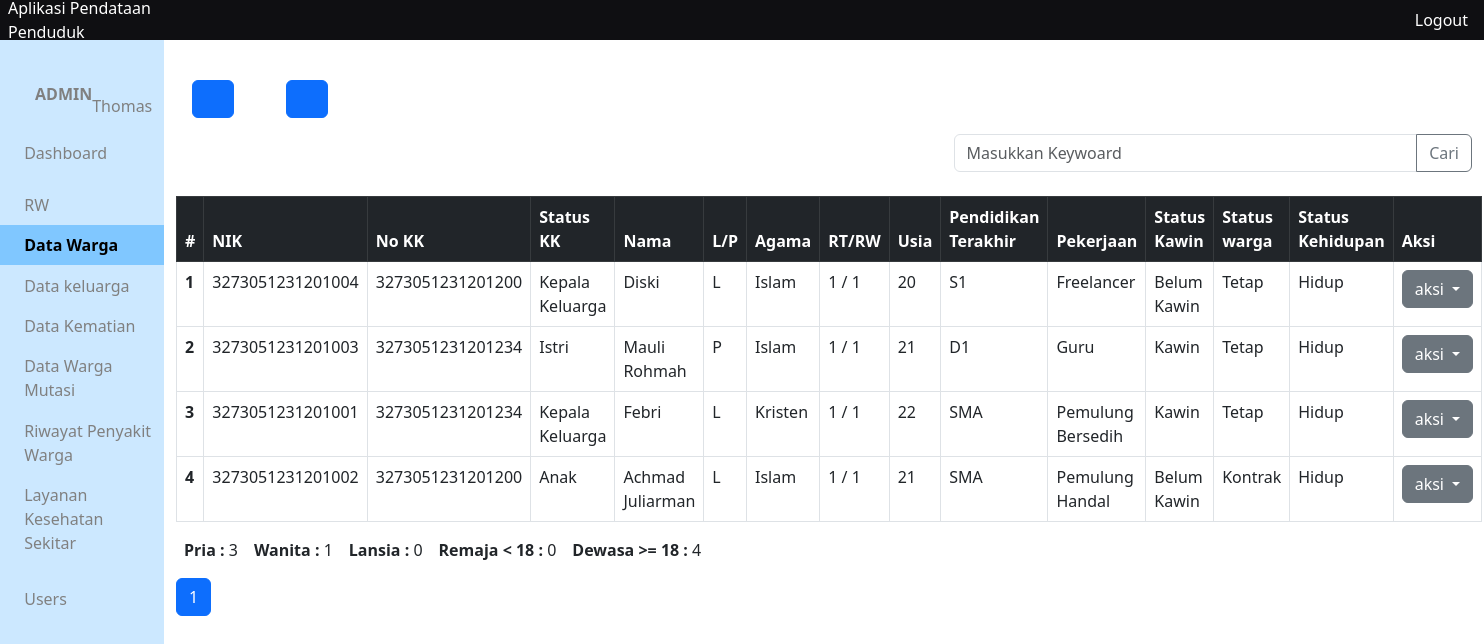
Page /app/views/warga/ (signed in) on the earlier database version.
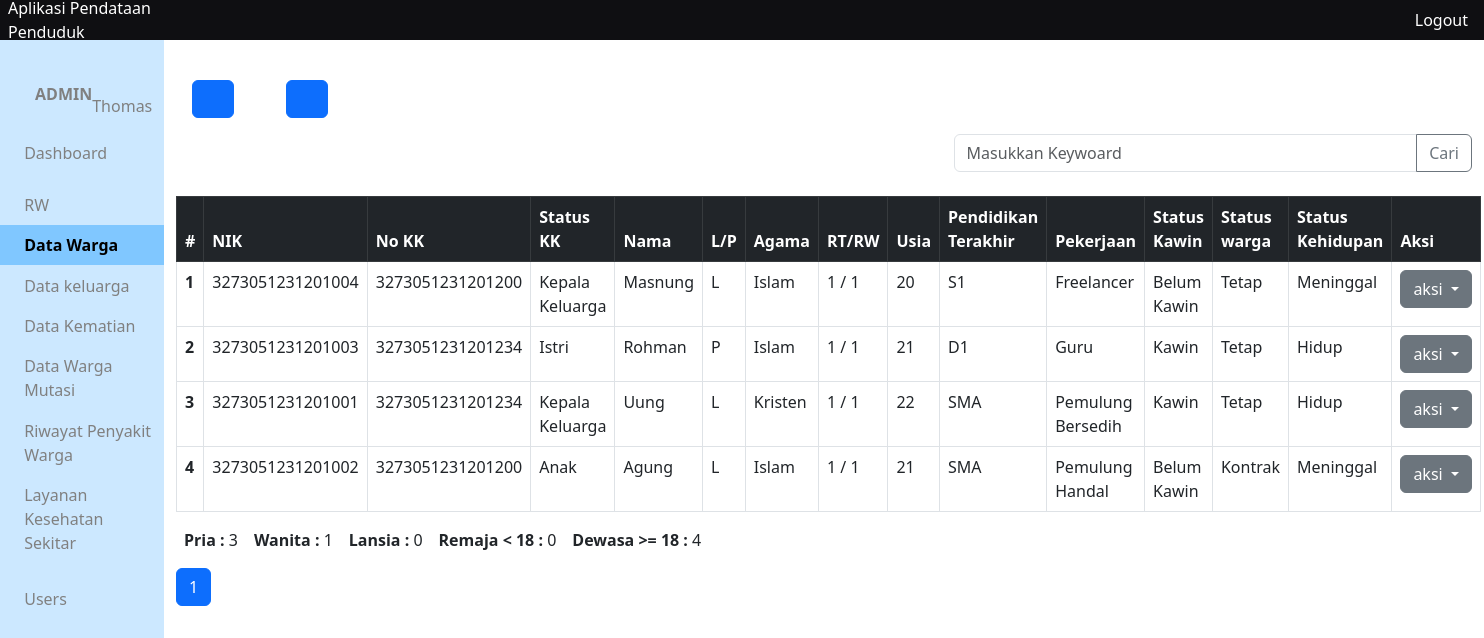
Same page on the later database version.
### tables this page shows
CREATE TABLE `warga` (
  `nik_warga` varchar(16) NOT NULL,
  `no_kk` varchar(16) DEFAULT NULL,
  `status_kk` varchar(50) DEFAULT NULL,
  `nama_warga` varchar(300) DEFAULT NULL,
  `tempat_lahir` varchar(300) DEFAULT NULL,
  `tanggal_lahir` date DEFAULT NULL,
  `alamat_ktp` varchar(300) DEFAULT NULL,
  `alamat_tinggal` varchar(300) DEFAULT NULL,
  `no_rt` int(10) DEFAULT NULL,
  `no_rw` int(10) DEFAULT NULL,
  `agama` varchar(50) DEFAULT NULL,
  `pendidikan_terakhir` varchar(20) DEFAULT NULL,
  `pekerjaan` varchar(200) DEFAULT NULL,
  `jenis_kelamin` char(1) DEFAULT NULL,
  `status_perkawinan` varchar(15) DEFAULT NULL,
  `status_warga` varchar(10) DEFAULT NULL,
  `status_kehidupan` varchar(10) DEFAULT NULL,
  `kewarganegaraan` varchar(10) DEFAULT NULL,
  `gol_darah` char(2) DEFAULT NULL,
  `kontak` varchar(15) DEFAULT NULL,
  `id_adder` int(10) DEFAULT NULL,
  `id_updater` int(10) DEFAULT NULL,
  `created_at` timestamp NULL DEFAULT current_timestamp(),
  `updated_at` timestamp NULL DEFAULT current_timestamp()
);

### app/functions/warga/function-crud.php (called while the page is built, shortened)
<?php
require_once __DIR__."/../main-function.php";
function getAllWarga(){
	$query = "SELECT *, TIMESTAMPDIFF(YEAR, tanggal_lahir, CURDATE()) AS usia FROM warga ORDER BY created_at DESC";
	return query($query);
}
function getAllWargaPaginated($mulaiDari, $jumlahTampil){
	$query = "SELECT *, TIMESTAMPDIFF(YEAR, tanggal_lahir, CURDATE()) AS usia FROM warga ORDER BY created_at DESC LIMIT $mulaiDari, $jumlahTampil";
	return query($query);
}
function getJumlahLansia(){
	$query = "SELECT COUNT(nik_warga) as jumlah FROM warga WHERE TIMESTAMPDIFF(YEAR, tanggal_lahir, CURDATE()) >= 60 ORDER BY created_at DESC";
	return query($query)[0]['jumlah'];
}
function getJumlahDewasa(){
	$query = "SELECT COUNT(nik_warga) as jumlah FROM warga WHERE TIMESTAMPDIFF(YEAR, tanggal_lahir, CURDATE()) >= 18 ORDER BY created_at DESC";
	return query($query)[0]['jumlah'];
}
function getJumlahRemaja(){
	$query = "SELECT COUNT(nik_warga) as jumlah FROM warga WHERE TIMESTAMPDIFF(YEAR, tanggal_lahir, CURDATE()) < 18 ORDER BY created_at DESC";
	return query($query)[0]['jumlah'];
}
function getJumlahPria(){
	$query = "SELECT COUNT(nik_warga) as jumlah FROM warga WHERE jenis_kelamin = 'L' ORDER BY created_at DESC";
	return query($query)[0]['jumlah'];
}
function getJumlahWanita(){
	$query = "SELECT COUNT(nik_warga) as jumlah FROM warga WHERE jenis_kelamin = 'P' ORDER BY created_at DESC";
	return query($query)[0]['jumlah'];
}
?>

### app/functions/main-function.php (called while the page is built, shortened)
<?php
$conn = mysqli_connect("localhost", "root", '', "data_penduduk");
function query($query)
{
	global $conn;
	$result = mysqli_query($conn, $query);
	$rows = [];
		while( $row = mysqli_fetch_assoc($result) ) {
			$rows[] = $row;
		}
	return $rows;
}

### app/views/warga/index.php (the view, shortened to what this page needs)
<?php include_once '../layouts/header.php' ?>
<?php include_once '../layouts/side-bar.php' ?>
<div class="container">
<?php include_once '../layouts/menu.php' ?>
<?php include_once '../layouts/form-cari.php'?>
<table class="table table-hover table-bordered mt-2">
  <thead>
    <tr class="table-dark">
      <th scope="col">#</th>
      <th scope="col">NIK</th>
      <th scope="col">No KK</th>
      <th scope="col">Status KK</th>
      <th scope="col">Nama</th>
      <th scope="col">L/P</th>
      <th scope="col">Agama</th>
      <th scope="col">RT/RW</th>
      <th scope="col">Usia</th>
      <th scope="col">Pendidikan Terakhir</th>
      <th scope="col">Pekerjaan</th>
      <th scope="col">Status Kawin</th>
      <th scope="col">Status warga</th>
      <th scope="col">Status Kehidupan</th>
      <th scope="col">Aksi</th>
    </tr>
  </thead>
  <tbody>
  	<?php $no = 1; ?>
  	<?php
		$jumlahData = count(getAllWarga());
		$jumlahDataPerhalaman = 8;
		$jumlahHalaman = ceil($jumlahData / $jumlahDataPerhalaman);
		$halamanAktif = ( isset($_GET['page']) ? $halamanAktif = $_GET['page'] : $halamanAktif = 1);
		$mulaiDari = ($halamanAktif * $jumlahDataPerhalaman) - $jumlahDataPerhalaman;
		$warga_all = getAllWargaPaginated($mulaiDari, $jumlahDataPerhalaman);
	?>
  	<?php foreach ($warga_all as $w) { ?>
    <tr>
      <th scope="row"><?= $no++; ?></th>
      <td><?= $w['nik_warga'] ?></td>
      <td><?= $w['no_kk'] ?></td>
      <td><?= $w['status_kk'] ?></td>
      <td><?= $w['nama_warga'] ?></td>
      <td><?= $w['jenis_kelamin'] ?></td>
      <td><?= $w['agama'] ?></td>
      <td><?= $w['no_rt'] ?> / <?= $w['no_rw'] ?></td>
      <td><?= $w['usia'] ?></td>
      <td><?= $w['pendidikan_terakhir'] ?></td>
      <td><?= $w['pekerjaan'] ?></td>
      <td><?= $w['status_perkawinan'] ?></td>
      <td><?= $w['status_warga'] ?></td>
      <td><?= $w['status_kehidupan'] ?></td>
      <td>
      	<div class="dropdown">
		  <button class="btn btn-secondary dropdown-toggle" type="button" data-bs-toggle="dropdown" aria-expanded="false">
		    aksi
		  </button>
		</div>
      </td>
    </tr>
    <?php } ?>
</table>
<div class="data-jumlah-warga d-flex">
	<p class="mx-2"><b>Pria :</b> <?= getJumlahPria(); ?> </p>
	<p class="mx-2"><b>Wanita :</b> <?= getJumlahWanita(); ?> </p>
	<p class="mx-2"><b>Lansia :</b> <?= getJumlahLansia(); ?> </p>
	<p class="mx-2"><b>Remaja < 18 :</b> <?= getJumlahRemaja(); ?> </p>
	<p class="mx-2"><b>Dewasa >= 18 :</b> <?= getJumlahDewasa(); ?> </p>
</div>
<nav aria-label="Page navigation example">
  <ul class="pagination">
    <?php for($i=1; $i <= $jumlahHalaman; $i++) : ?>
    	<li class="page-item">
    		<?php if ($halamanAktif == $i) : ?>
    			<a class="page-link active" href="?page=<?= $i ?>"><?= $i ?></a>
    		<?php else : ?>
    			<a class="page-link" href="?page=<?= $i ?>"><?= $i ?></a>
    		<?php endif; ?>
    	</li>
    <?php endfor; ?>
  </ul>
</nav>
</div>
<?php include_once '../layouts/footer.php' ?>

Differences in the rows shown:
changed warga "Freelancer": nama_warga "Diski" → "Masnung"; status_kehidupan "Hidup" → "Meninggal"
changed warga "Istri": nama_warga "Mauli Rohmah" → "Rohman"
changed warga "Kristen": nama_warga "Febri" → "Uung"
changed warga "Anak": nama_warga "Achmad Juliarman" → "Agung"; status_kehidupan "Hidup" → "Meninggal"
